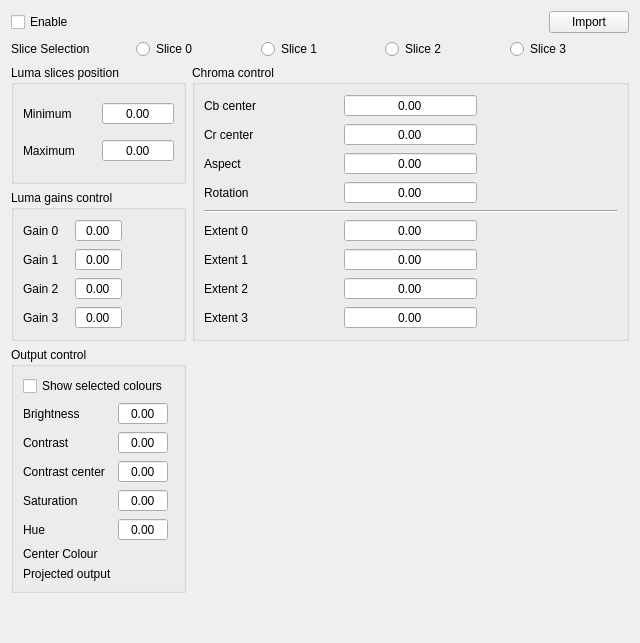
<?xml version="1.0" encoding="UTF-8"?>
<ui version="4.0">
 <class>MIEWidget</class>
 <widget class="QWidget" name="MIEWidget">
  <property name="geometry">
   <rect>
    <x>0</x>
    <y>0</y>
    <width>640</width>
    <height>643</height>
   </rect>
  </property>
  <property name="windowTitle">
   <string>MIEWidget</string>
  </property>
  <layout class="QGridLayout" name="gridLayout">
   <item row="3" column="0">
    <widget class="QGroupBox" name="lumaGainsControl_gb">
     <property name="title">
      <string>Luma gains control</string>
     </property>
     <layout class="QGridLayout" name="gridLayout_3">
      <item row="0" column="2">
       <widget class="VisionLive::DoubleSlider" name="gain0_sl" native="true"/>
      </item>
      <item row="0" column="0">
       <widget class="QLabel" name="label_4">
        <property name="text">
         <string>Gain 0</string>
        </property>
       </widget>
      </item>
      <item row="0" column="1">
       <widget class="QDoubleSpinBox" name="gain0_sb">
        <property name="alignment">
         <set>Qt::AlignCenter</set>
        </property>
        <property name="buttonSymbols">
         <enum>QAbstractSpinBox::NoButtons</enum>
        </property>
       </widget>
      </item>
      <item row="1" column="0">
       <widget class="QLabel" name="label_5">
        <property name="text">
         <string>Gain 1</string>
        </property>
       </widget>
      </item>
      <item row="1" column="1">
       <widget class="QDoubleSpinBox" name="gain1_sb">
        <property name="alignment">
         <set>Qt::AlignCenter</set>
        </property>
        <property name="buttonSymbols">
         <enum>QAbstractSpinBox::NoButtons</enum>
        </property>
       </widget>
      </item>
      <item row="2" column="0">
       <widget class="QLabel" name="label_6">
        <property name="text">
         <string>Gain 2</string>
        </property>
       </widget>
      </item>
      <item row="2" column="1">
       <widget class="QDoubleSpinBox" name="gain2_sb">
        <property name="alignment">
         <set>Qt::AlignCenter</set>
        </property>
        <property name="buttonSymbols">
         <enum>QAbstractSpinBox::NoButtons</enum>
        </property>
       </widget>
      </item>
      <item row="3" column="0">
       <widget class="QLabel" name="label_7">
        <property name="text">
         <string>Gain 3</string>
        </property>
       </widget>
      </item>
      <item row="3" column="1">
       <widget class="QDoubleSpinBox" name="gain3_sb">
        <property name="alignment">
         <set>Qt::AlignCenter</set>
        </property>
        <property name="buttonSymbols">
         <enum>QAbstractSpinBox::NoButtons</enum>
        </property>
       </widget>
      </item>
      <item row="1" column="2">
       <widget class="VisionLive::DoubleSlider" name="gain1_sl" native="true"/>
      </item>
      <item row="2" column="2">
       <widget class="VisionLive::DoubleSlider" name="gain2_sl" native="true"/>
      </item>
      <item row="3" column="2">
       <widget class="VisionLive::DoubleSlider" name="gain3_sl" native="true"/>
      </item>
     </layout>
    </widget>
   </item>
   <item row="4" column="0">
    <widget class="QGroupBox" name="outputControl_gb">
     <property name="title">
      <string>Output control</string>
     </property>
     <layout class="QGridLayout" name="gridLayout_5">
      <item row="2" column="0">
       <widget class="QLabel" name="label_9">
        <property name="text">
         <string>Contrast</string>
        </property>
       </widget>
      </item>
      <item row="3" column="0">
       <widget class="QLabel" name="label_10">
        <property name="text">
         <string>Contrast center</string>
        </property>
       </widget>
      </item>
      <item row="6" column="0">
       <widget class="QLabel" name="label_13">
        <property name="text">
         <string>Center Colour</string>
        </property>
       </widget>
      </item>
      <item row="0" column="0" colspan="2">
       <widget class="QCheckBox" name="showSelection_cb">
        <property name="text">
         <string>Show selected colours</string>
        </property>
       </widget>
      </item>
      <item row="5" column="0">
       <widget class="QLabel" name="label_12">
        <property name="text">
         <string>Hue</string>
        </property>
       </widget>
      </item>
      <item row="1" column="1">
       <widget class="QDoubleSpinBox" name="brightness_sb">
        <property name="alignment">
         <set>Qt::AlignCenter</set>
        </property>
        <property name="buttonSymbols">
         <enum>QAbstractSpinBox::NoButtons</enum>
        </property>
       </widget>
      </item>
      <item row="7" column="0">
       <widget class="QLabel" name="label_14">
        <property name="text">
         <string>Projected output</string>
        </property>
       </widget>
      </item>
      <item row="2" column="1">
       <widget class="QDoubleSpinBox" name="contrast_sb">
        <property name="alignment">
         <set>Qt::AlignCenter</set>
        </property>
        <property name="buttonSymbols">
         <enum>QAbstractSpinBox::NoButtons</enum>
        </property>
       </widget>
      </item>
      <item row="3" column="1">
       <widget class="QDoubleSpinBox" name="contrastCenter_sb">
        <property name="alignment">
         <set>Qt::AlignCenter</set>
        </property>
        <property name="buttonSymbols">
         <enum>QAbstractSpinBox::NoButtons</enum>
        </property>
       </widget>
      </item>
      <item row="1" column="0">
       <widget class="QLabel" name="label_8">
        <property name="text">
         <string>Brightness</string>
        </property>
       </widget>
      </item>
      <item row="5" column="1">
       <widget class="QDoubleSpinBox" name="hue_sb">
        <property name="alignment">
         <set>Qt::AlignCenter</set>
        </property>
        <property name="buttonSymbols">
         <enum>QAbstractSpinBox::NoButtons</enum>
        </property>
       </widget>
      </item>
      <item row="4" column="1">
       <widget class="QDoubleSpinBox" name="saturation_sb">
        <property name="alignment">
         <set>Qt::AlignCenter</set>
        </property>
        <property name="buttonSymbols">
         <enum>QAbstractSpinBox::NoButtons</enum>
        </property>
       </widget>
      </item>
      <item row="4" column="0">
       <widget class="QLabel" name="label_11">
        <property name="text">
         <string>Saturation</string>
        </property>
       </widget>
      </item>
      <item row="1" column="2">
       <widget class="VisionLive::DoubleSlider" name="brightness_sl" native="true"/>
      </item>
      <item row="2" column="2">
       <widget class="VisionLive::DoubleSlider" name="contrast_sl" native="true"/>
      </item>
      <item row="4" column="2">
       <widget class="VisionLive::DoubleSlider" name="saturation_sl" native="true"/>
      </item>
      <item row="5" column="2">
       <widget class="VisionLive::DoubleSlider" name="hue_sl" native="true"/>
      </item>
      <item row="3" column="2">
       <widget class="VisionLive::DoubleSlider" name="contrastCenter_sl" native="true"/>
      </item>
      <item row="6" column="1" colspan="2">
       <layout class="QHBoxLayout" name="centerInputColourLayout"/>
      </item>
      <item row="7" column="1" colspan="2">
       <layout class="QHBoxLayout" name="centerOutputColourLayout"/>
      </item>
     </layout>
    </widget>
   </item>
   <item row="2" column="0">
    <widget class="QGroupBox" name="lumaSlicePos_gb">
     <property name="title">
      <string>Luma slices position</string>
     </property>
     <layout class="QGridLayout" name="gridLayout_2">
      <item row="2" column="0" colspan="2">
       <layout class="QGridLayout" name="lumaLayout"/>
      </item>
      <item row="1" column="1">
       <widget class="QDoubleSpinBox" name="lumaMax_sb">
        <property name="alignment">
         <set>Qt::AlignCenter</set>
        </property>
        <property name="buttonSymbols">
         <enum>QAbstractSpinBox::NoButtons</enum>
        </property>
       </widget>
      </item>
      <item row="0" column="1">
       <widget class="QDoubleSpinBox" name="lumaMin_sb">
        <property name="alignment">
         <set>Qt::AlignCenter</set>
        </property>
        <property name="buttonSymbols">
         <enum>QAbstractSpinBox::NoButtons</enum>
        </property>
       </widget>
      </item>
      <item row="1" column="0">
       <widget class="QLabel" name="label_3">
        <property name="text">
         <string>Maximum</string>
        </property>
       </widget>
      </item>
      <item row="0" column="0">
       <widget class="QLabel" name="label_2">
        <property name="text">
         <string>Minimum</string>
        </property>
       </widget>
      </item>
     </layout>
    </widget>
   </item>
   <item row="2" column="1" rowspan="2">
    <widget class="QGroupBox" name="chromaControl_gb">
     <property name="title">
      <string>Chroma control</string>
     </property>
     <layout class="QGridLayout" name="gridLayout_4">
      <item row="0" column="1">
       <widget class="QDoubleSpinBox" name="cbCenter_sb">
        <property name="alignment">
         <set>Qt::AlignCenter</set>
        </property>
        <property name="buttonSymbols">
         <enum>QAbstractSpinBox::NoButtons</enum>
        </property>
       </widget>
      </item>
      <item row="1" column="1">
       <widget class="QDoubleSpinBox" name="crCenter_sb">
        <property name="alignment">
         <set>Qt::AlignCenter</set>
        </property>
        <property name="buttonSymbols">
         <enum>QAbstractSpinBox::NoButtons</enum>
        </property>
       </widget>
      </item>
      <item row="0" column="0">
       <widget class="QLabel" name="label_15">
        <property name="text">
         <string>Cb center</string>
        </property>
       </widget>
      </item>
      <item row="6" column="1">
       <widget class="QDoubleSpinBox" name="chromaExtent1_sb">
        <property name="alignment">
         <set>Qt::AlignCenter</set>
        </property>
        <property name="buttonSymbols">
         <enum>QAbstractSpinBox::NoButtons</enum>
        </property>
       </widget>
      </item>
      <item row="7" column="1">
       <widget class="QDoubleSpinBox" name="chromaExtent2_sb">
        <property name="alignment">
         <set>Qt::AlignCenter</set>
        </property>
        <property name="buttonSymbols">
         <enum>QAbstractSpinBox::NoButtons</enum>
        </property>
       </widget>
      </item>
      <item row="5" column="1">
       <widget class="QDoubleSpinBox" name="chromaExtent0_sb">
        <property name="alignment">
         <set>Qt::AlignCenter</set>
        </property>
        <property name="buttonSymbols">
         <enum>QAbstractSpinBox::NoButtons</enum>
        </property>
       </widget>
      </item>
      <item row="3" column="1">
       <widget class="QDoubleSpinBox" name="rotation_sb">
        <property name="alignment">
         <set>Qt::AlignCenter</set>
        </property>
        <property name="buttonSymbols">
         <enum>QAbstractSpinBox::NoButtons</enum>
        </property>
       </widget>
      </item>
      <item row="5" column="0">
       <widget class="QLabel" name="label_19">
        <property name="text">
         <string>Extent 0</string>
        </property>
       </widget>
      </item>
      <item row="3" column="0">
       <widget class="QLabel" name="label_18">
        <property name="text">
         <string>Rotation</string>
        </property>
       </widget>
      </item>
      <item row="1" column="0">
       <widget class="QLabel" name="label_16">
        <property name="text">
         <string>Cr center</string>
        </property>
       </widget>
      </item>
      <item row="2" column="0">
       <widget class="QLabel" name="label_17">
        <property name="text">
         <string>Aspect</string>
        </property>
       </widget>
      </item>
      <item row="2" column="1">
       <widget class="QDoubleSpinBox" name="aspect_sb">
        <property name="alignment">
         <set>Qt::AlignCenter</set>
        </property>
        <property name="buttonSymbols">
         <enum>QAbstractSpinBox::NoButtons</enum>
        </property>
       </widget>
      </item>
      <item row="8" column="1">
       <widget class="QDoubleSpinBox" name="chromaExtent3_sb">
        <property name="alignment">
         <set>Qt::AlignCenter</set>
        </property>
        <property name="buttonSymbols">
         <enum>QAbstractSpinBox::NoButtons</enum>
        </property>
       </widget>
      </item>
      <item row="6" column="0">
       <widget class="QLabel" name="label_20">
        <property name="text">
         <string>Extent 1</string>
        </property>
       </widget>
      </item>
      <item row="8" column="0">
       <widget class="QLabel" name="label_22">
        <property name="text">
         <string>Extent 3</string>
        </property>
       </widget>
      </item>
      <item row="7" column="0">
       <widget class="QLabel" name="label_21">
        <property name="text">
         <string>Extent 2</string>
        </property>
       </widget>
      </item>
      <item row="0" column="2">
       <widget class="VisionLive::DoubleSlider" name="cbCenter_sl" native="true"/>
      </item>
      <item row="1" column="2">
       <widget class="VisionLive::DoubleSlider" name="crCenter_sl" native="true"/>
      </item>
      <item row="2" column="2">
       <widget class="VisionLive::DoubleSlider" name="aspect_sl" native="true"/>
      </item>
      <item row="3" column="2">
       <widget class="VisionLive::DoubleSlider" name="rotation_sl" native="true"/>
      </item>
      <item row="5" column="2">
       <widget class="VisionLive::DoubleSlider" name="chromaExtent0_sl" native="true"/>
      </item>
      <item row="6" column="2">
       <widget class="VisionLive::DoubleSlider" name="chromaExtent1_sl" native="true"/>
      </item>
      <item row="7" column="2">
       <widget class="VisionLive::DoubleSlider" name="chromaExtent2_sl" native="true"/>
      </item>
      <item row="8" column="2">
       <widget class="VisionLive::DoubleSlider" name="chromaExtent3_sl" native="true"/>
      </item>
      <item row="4" column="0" colspan="3">
       <widget class="Line" name="line">
        <property name="orientation">
         <enum>Qt::Horizontal</enum>
        </property>
       </widget>
      </item>
     </layout>
    </widget>
   </item>
   <item row="1" column="0" colspan="2">
    <layout class="QHBoxLayout" name="MIEWidget_sliceSelectionLayout">
     <item>
      <widget class="QLabel" name="label">
       <property name="text">
        <string>Slice Selection</string>
       </property>
      </widget>
     </item>
     <item>
      <widget class="QRadioButton" name="slice0_rb">
       <property name="text">
        <string>Slice 0</string>
       </property>
      </widget>
     </item>
     <item>
      <widget class="QRadioButton" name="slice1_rb">
       <property name="text">
        <string>Slice 1</string>
       </property>
      </widget>
     </item>
     <item>
      <widget class="QRadioButton" name="slice2_rb">
       <property name="text">
        <string>Slice 2</string>
       </property>
      </widget>
     </item>
     <item>
      <widget class="QRadioButton" name="slice3_rb">
       <property name="text">
        <string>Slice 3</string>
       </property>
      </widget>
     </item>
    </layout>
   </item>
   <item row="5" column="0">
    <spacer name="verticalSpacer">
     <property name="orientation">
      <enum>Qt::Vertical</enum>
     </property>
     <property name="sizeHint" stdset="0">
      <size>
       <width>20</width>
       <height>40</height>
      </size>
     </property>
    </spacer>
   </item>
   <item row="4" column="1" rowspan="2">
    <layout class="QGridLayout" name="chromaViewLayout"/>
   </item>
   <item row="0" column="0" colspan="2">
    <layout class="QHBoxLayout" name="horizontalLayout">
     <item>
      <widget class="QCheckBox" name="enable_cb">
       <property name="text">
        <string>Enable</string>
       </property>
      </widget>
     </item>
     <item>
      <spacer name="horizontalSpacer">
       <property name="orientation">
        <enum>Qt::Horizontal</enum>
       </property>
       <property name="sizeHint" stdset="0">
        <size>
         <width>40</width>
         <height>20</height>
        </size>
       </property>
      </spacer>
     </item>
     <item>
      <widget class="QPushButton" name="import_btn">
       <property name="text">
        <string>Import</string>
       </property>
      </widget>
     </item>
    </layout>
   </item>
   <item row="6" column="1">
    <spacer name="horizontalSpacer_2">
     <property name="orientation">
      <enum>Qt::Horizontal</enum>
     </property>
     <property name="sizeHint" stdset="0">
      <size>
       <width>40</width>
       <height>20</height>
      </size>
     </property>
    </spacer>
   </item>
  </layout>
 </widget>
 <customwidgets>
  <customwidget>
   <class>VisionLive::DoubleSlider</class>
   <extends>QWidget</extends>
   <header>doubleslider.hpp</header>
   <container>1</container>
  </customwidget>
 </customwidgets>
 <tabstops>
  <tabstop>enable_cb</tabstop>
  <tabstop>slice0_rb</tabstop>
  <tabstop>slice1_rb</tabstop>
  <tabstop>slice2_rb</tabstop>
  <tabstop>slice3_rb</tabstop>
  <tabstop>lumaMin_sb</tabstop>
  <tabstop>lumaMax_sb</tabstop>
  <tabstop>gain0_sb</tabstop>
  <tabstop>gain1_sb</tabstop>
  <tabstop>gain2_sb</tabstop>
  <tabstop>gain3_sb</tabstop>
  <tabstop>showSelection_cb</tabstop>
  <tabstop>brightness_sb</tabstop>
  <tabstop>contrast_sb</tabstop>
  <tabstop>contrastCenter_sb</tabstop>
  <tabstop>saturation_sb</tabstop>
  <tabstop>hue_sb</tabstop>
  <tabstop>cbCenter_sb</tabstop>
  <tabstop>crCenter_sb</tabstop>
  <tabstop>aspect_sb</tabstop>
  <tabstop>rotation_sb</tabstop>
  <tabstop>chromaExtent0_sb</tabstop>
  <tabstop>chromaExtent1_sb</tabstop>
  <tabstop>chromaExtent2_sb</tabstop>
  <tabstop>chromaExtent3_sb</tabstop>
  <tabstop>import_btn</tabstop>
 </tabstops>
 <resources/>
 <connections/>
</ui>
